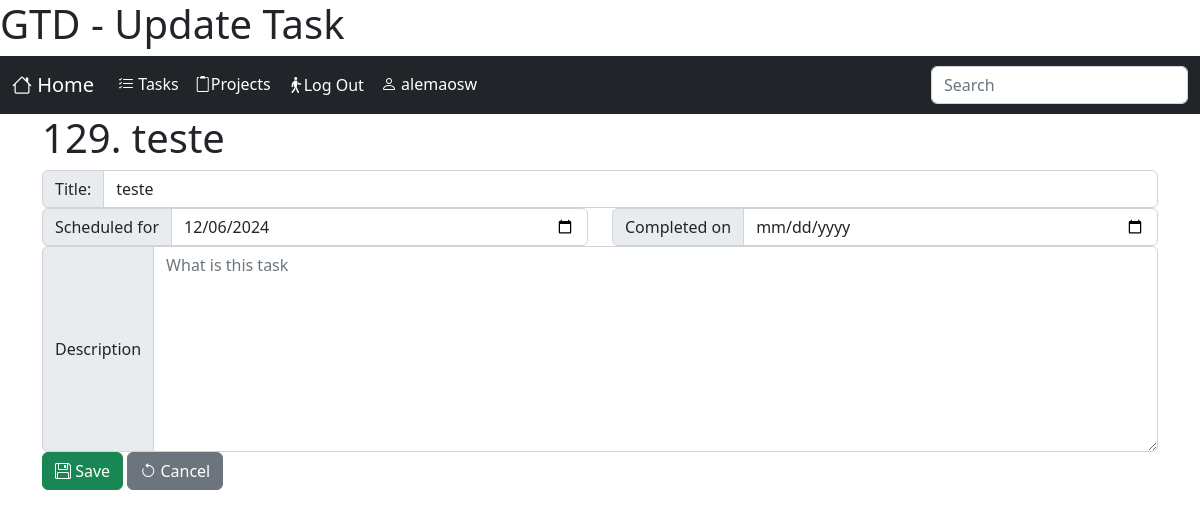
The app's page /tasks/task/129/update/ (signed in), older data.
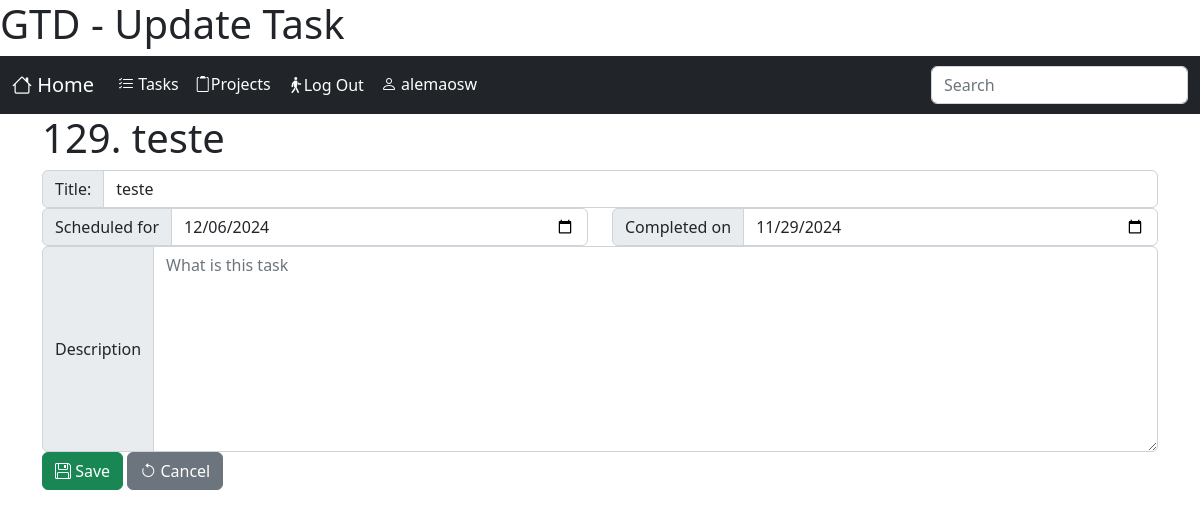
The same page, newer data.
### tasks/models.py (models this page shows, shortened)
class Task(models.Model):
    TYPE_CHOICES = {
        'ST': 'Stuff',
        'TK': 'Task',
        'PJ': 'Project',
        'RF': 'Reference',
    }
    user = models.ForeignKey(settings.AUTH_USER_MODEL, verbose_name='User', on_delete=models.CASCADE)
    type = models.CharField('Type', max_length=2, choices=TYPE_CHOICES, default='TK')
    title = models.CharField("Title", max_length=160)
    description = models.TextField("description", blank=True, null=True)
    dt_scheduled = models.DateTimeField("Scheduled for", blank=True, null=True, default=defautlSchedule)
    dt_completed = models.DateTimeField("Completed on", blank=True, null=True)
    dt_canceled  = models.DateTimeField("Completed on", blank=True, null=True)
    created = models.DateTimeField('Created', auto_now_add=True, null=True)
    modified = models.DateTimeField('Modified', auto_now=True, null=True)
    class Meta:
        verbose_name = 'Task'
        verbose_name_plural = 'Tasks'
        ordering = ['user', 'dt_completed','dt_scheduled']

### tasks/views.py (the view, shortened to what this page needs)
# urls.py: path('task/<int:pk>/update/', TaskUpdateView.as_view(), name='update_task'),
class TaskUpdateView(LoginRequiredMixin, UpdateView):
    template_name = 'tasks/update_task.html'
    model = Task
    fields = ['title', 'description', 'dt_scheduled', 'dt_completed']
    def get_object(self, queryset=None):
        obj = super().get_object(queryset)
        if obj.user != self.request.user:
            raise PermissionDenied("You has no permission to edit this Task.")
        return obj

### tasks/templates/tasks/update_task.html (shortened to what this page needs)
{% extends 'core.html' %}
{% load static %}
{% block content %}
<h1>{{object.pk}}. {{object.title}}</h1>
<form class="" method="post" action="{% url 'tasks:update_task' object.pk %}">
    <fieldset>
      <div class="row form-group{% if form.title.errors %} has-error {% endif %}">
        <div class="input-group">
            <label for="id_title" class="input-group-text">Title:</label><input type="text" class="form-control" name="title" id="id_title" placeholder="Insert a task and press <ENTER>" value="{{object.title}}">
        </div>
      </div>
      <div class="row">
          <div class="col-6 form-group{% if form.dt_scheduled.errors %} has-error {% endif %}">
            <div class="input-group">
                <label for="id_dt_scheduled" class="input-group-text">Scheduled for</label><input type="date" class="form-control" name="dt_scheduled" id="id_dt_scheduled" value="{{object.dt_scheduled|date:'Y-m-d'|default:''}}" placeholder="Date">
            </div>
          </div>
          <div class="col-6 form-group{% if form.dt_completed.errors %} has-error {% endif %}">
            <div class="input-group">
                <label for="id_dt_completed" class="input-group-text">Completed on</label><input type="date" class="form-control" name="dt_completed" id="id_dt_completed" value="{{object.dt_completed|date:'Y-m-d'|default:''}}" placeholder="Date">
            </div>
          </div>
      </div>
      <div class="row form-group{% if form.description.errors %} has-error {% endif %}">
        <div class="col input-group">
            <label class="input-group-text" for="id_description">Description</label>
            <textarea class="form-control" placeholder="What is this task" id="id_description" name="description" rows="8">{{object.description|default:''}}</textarea>
        </div>
      </div>
      <div class="row">
          <div class="col">
              <button class="btn btn-success" type="submit"><i class="bi bi-floppy"></i> Save</button>
              <button class="btn btn-secondary" type="reset"><i class="bi bi-arrow-counterclockwise"></i> Cancel</button>
          </div>
      </div>
    </fieldset>
</form>
{%endblock%}

Row changes from the older to the newer data that the page shows:
changed Task "teste": dt_completed (not shown) → "11/29/2024"
